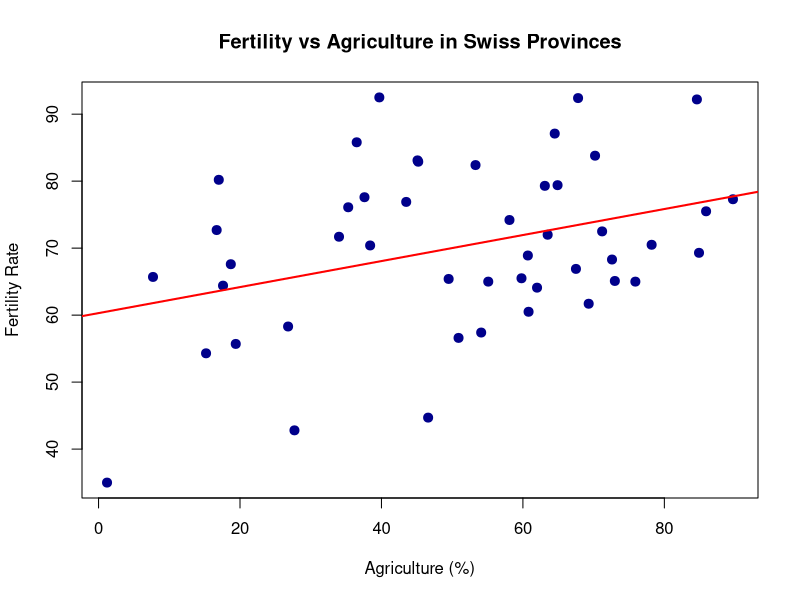
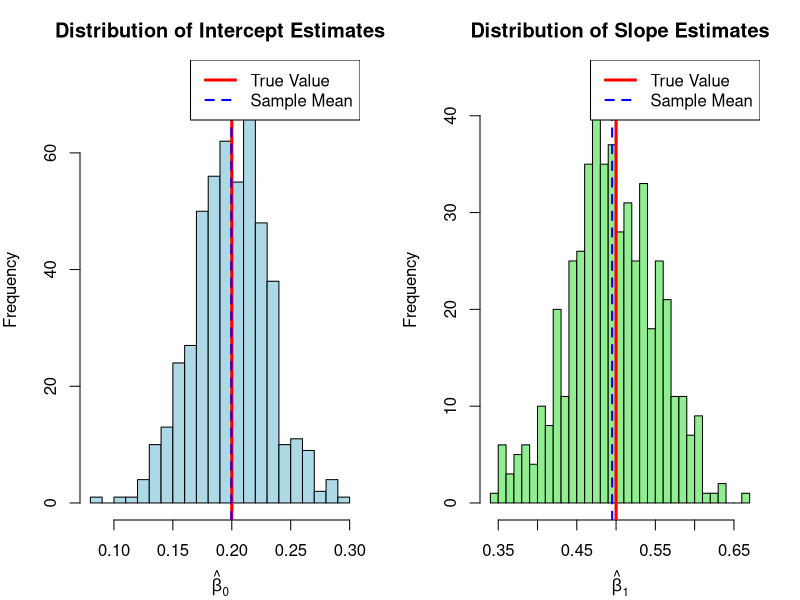
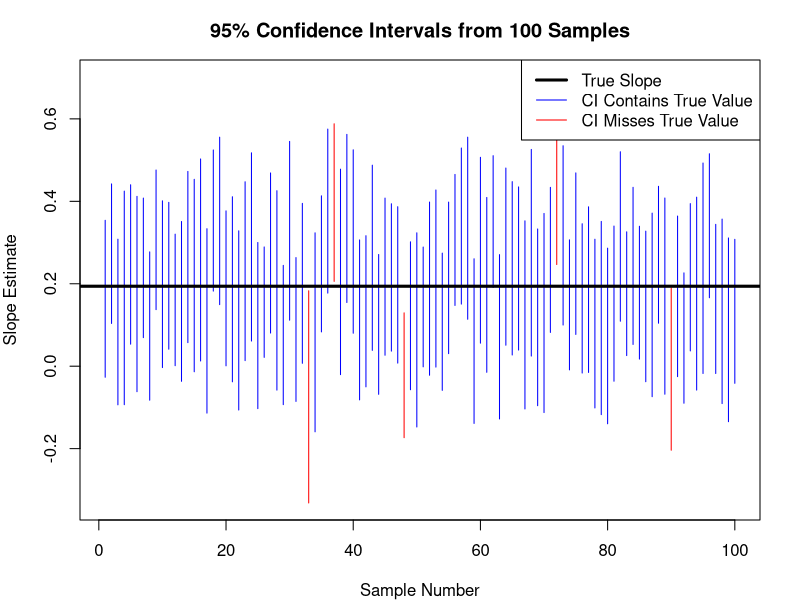
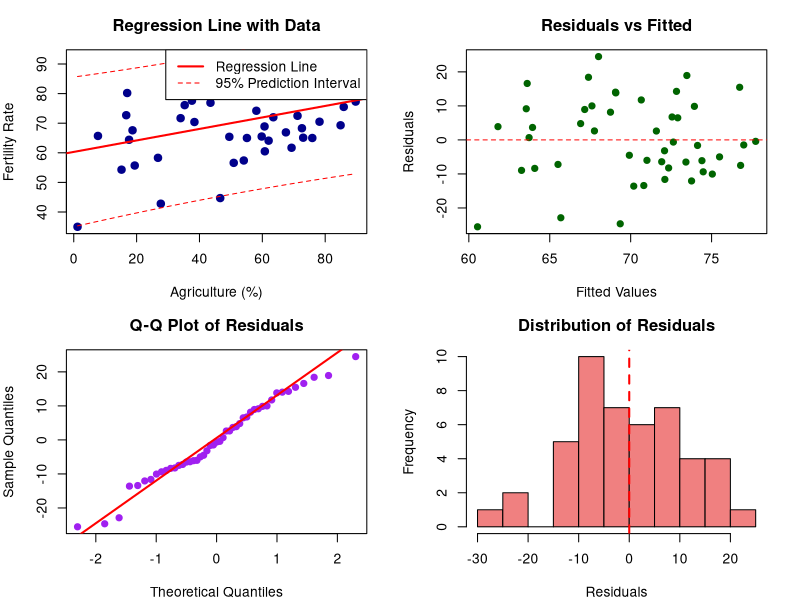

Source code (R) for these figures, in order:
## Set your working directory to the ICPSR_regression folder
## Change the path below to match your computer
# setwd("~/ICPSR_regression")
setwd("C:/Users/Patrick Shea/Dropbox/My Projects/Spring 2026/ICPSR/ICPSR_OLS26")

# =============================================================================
# Session 3: Using OLS - Interpretation, Hypothesis Testing & Confidence Intervals
#
# NOTE: Line ~370 (Part 6 residuals plot) references `fitted_vals` and `residuals`
# which are defined in Part 4 of the model summary but get cleared by rm(list=ls())
# on line 96. This will cause an error. To fix, recompute them from m1 before Part 6.
# =============================================================================

rm(list=ls()) # Clear workspace



# =============================================================================
# PART 1: WORKING WITH REAL DATA - THE SWISS DATASET
# =============================================================================

rm(list=ls())

require(datasets)
data(swiss)

# === Activity 2a: Explore the data ===
head(swiss)
dim(swiss)
names(swiss)
?swiss

summary(swiss[, c("Fertility", "Agriculture")])

# === Activity 2b: Visualize the relationship ===
plot(swiss$Agriculture, swiss$Fertility,
     xlab="Agriculture (%)",
     ylab="Fertility Rate",
     main="Fertility vs Agriculture in Swiss Provinces",
     pch=19, col="darkblue", cex=1.2)

abline(lm(Fertility ~ Agriculture, data=swiss), col="red", lwd=2)

# =============================================================================
# PART 2: REGRESSION ANALYSIS AND INTERPRETATION
# =============================================================================

# === Activity 3a: Fit a simple regression ===
m1 <- lm(Fertility ~ Agriculture, data=swiss)
summary(m1)

# === Activity 3b: Interpret the coefficients ===
coefs <- coef(m1)
intercept <- coefs[1]
slope <- coefs[2]

# The intercept is the predicted fertility when Agriculture = 0%
# But Agriculture ranges from the minimum to the maximum in the data,
# so Agriculture = 0 is outside our data range — interpret with caution
min(swiss$Agriculture)
max(swiss$Agriculture)

# The slope tells us: for each 1% increase in Agriculture,
# Fertility changes by this amount on average

# === Activity 3c: Make predictions ===

# Prediction at the mean of Agriculture
mean_ag <- mean(swiss$Agriculture)
pred_at_mean <- intercept + slope * mean_ag

# OLS property: the regression line passes through the point (mean X, mean Y)
mean(swiss$Fertility)

# Predictions for specific values
ag_values <- c(20, 40, 60, 80)
for(ag in ag_values) {
  pred <- intercept + slope * ag
  print(paste("Agriculture =", ag, "% -> Predicted Fertility =", round(pred, 2)))
}

# Alternative: using predict()
new_data <- data.frame(Agriculture = c(20, 40, 60, 80))
predictions <- predict(m1, newdata = new_data)
data.frame(Agriculture = new_data$Agriculture, Predicted_Fertility = round(predictions, 2))


# =============================================================================
# PART 3: REVIEW - Simulating OLS to Build Intuition
# =============================================================================

# Simulate data from a known DGP to see how well OLS recovers the true parameters

set.seed(123456)
reps <- 500
par.est <- matrix(NA, nrow = reps, ncol = 2)
b0 <- 0.2  # True intercept
b1 <- 0.5  # True slope
n <- 1000
X <- runif(n, -1, 1)

# === Activity 1a: Single replication — understanding the DGP ===
Y <- b0 + b1*X + rnorm(n, 0, 1)

# Run regression on simulated data
model1 <- lm(Y ~ X)
summary(model1)

# === Activity 1b: Compare estimates to the true values ===
coefs <- coef(model1)
coefs[1] - b0  # Intercept difference from truth
coefs[2] - b1  # Slope difference from truth

# === Activity 1c: Repeat 500 times to see sampling variability ===
for(i in 1:reps){
  Y <- b0 + b1*X + rnorm(n, 0, 1)
  model <- lm(Y ~ X)
  par.est[i, 1] <- model$coef[1]
  par.est[i, 2] <- model$coef[2]
}

# Summary of simulation results
mean(par.est[, 1])  # Mean of intercept estimates
mean(par.est[, 2])  # Mean of slope estimates
sd(par.est[, 1])    # SD of intercept estimates
sd(par.est[, 2])    # SD of slope estimates

# Visualize the sampling distributions
par(mfrow=c(1,2), mar=c(4,4,3,2))

# Intercept distribution
hist(par.est[, 1], breaks=25, col="lightblue",
     main="Distribution of Intercept Estimates",
     xlab=expression(hat(beta)[0]),
     ylab="Frequency")
abline(v=b0, col="red", lwd=3)
abline(v=mean(par.est[, 1]), col="blue", lwd=2, lty=2)
legend("topright", c("True Value", "Sample Mean"),
       col=c("red", "blue"), lwd=c(3,2), lty=c(1,2))

# Slope distribution
hist(par.est[, 2], breaks=25, col="lightgreen",
     main="Distribution of Slope Estimates",
     xlab=expression(hat(beta)[1]),
     ylab="Frequency")
abline(v=b1, col="red", lwd=3)
abline(v=mean(par.est[, 2]), col="blue", lwd=2, lty=2)
legend("topright", c("True Value", "Sample Mean"),
       col=c("red", "blue"), lwd=c(3,2), lty=c(1,2))

par(mfrow=c(1,1))



# =============================================================================
# PART 4: HYPOTHESIS TESTING DEEP DIVE
# =============================================================================

# === Activity 4a: Test whether Agriculture affects Fertility ===
# H0: beta_1 = 0 (no effect)
# Ha: beta_1 != 0 (there is an effect)

summary_m1 <- summary(m1)

slope_est <- coefs[2]
slope_se <- summary_m1$coefficients[2, "Std. Error"]
t_stat <- summary_m1$coefficients[2, "t value"]
p_value <- summary_m1$coefficients[2, "Pr(>|t|)"]
df <- summary_m1$df[2]

# === Activity 4b: Verify the t-statistic manually ===
# t = estimate / standard error
t_manual <- slope_est / slope_se
t_manual
t_stat

# Calculate p-value manually (two-sided test)
p_manual <- 2 * pt(-abs(t_stat), df=df)
p_manual

# === Activity 4c: Compare to critical value and make decision ===
alpha <- 0.05
critical_val <- qt(1 - alpha/2, df=df)

# If |t| > critical value, reject H0
abs(t_stat) > critical_val

# =============================================================================
# PART 5: CONFIDENCE INTERVALS
# =============================================================================

# === Activity 5a: 95% CI for the slope ===

# CI = estimate +/- (critical value * standard error)
margin_error <- critical_val * slope_se
ci_lower <- slope_est - margin_error
ci_upper <- slope_est + margin_error
c(ci_lower, ci_upper)

# Verify with built-in function
confint(m1, level=0.95)

# === Activity 5b: Understanding CI interpretation ===
# CORRECT: If we repeated sampling many times, ~95% of CIs would contain the true value
# INCORRECT: "95% probability the true value is in this specific interval"
# The true parameter is fixed — our interval either contains it or doesn't

# === Simulation to demonstrate what 95% coverage means ===
set.seed(123)
n_sims <- 100
sample_size <- 30
true_slope <- 0.194  # Use our estimated slope as "truth"

ci_results <- matrix(NA, nrow = n_sims, ncol = 3)
colnames(ci_results) <- c("lower", "upper", "contains_true")

for(i in 1:n_sims) {
  sample_indices <- sample(nrow(swiss), sample_size, replace = TRUE)
  sample_data <- swiss[sample_indices, ]
  sample_model <- lm(Fertility ~ Agriculture, data = sample_data)
  sample_ci <- confint(sample_model, "Agriculture", level = 0.95)
  ci_results[i, "lower"] <- sample_ci[1]
  ci_results[i, "upper"] <- sample_ci[2]
  ci_results[i, "contains_true"] <- (sample_ci[1] <= true_slope) & (true_slope <= sample_ci[2])
}

# How many CIs contain the true value?
coverage_rate <- mean(ci_results[, "contains_true"])
sum(ci_results[, "contains_true"])
coverage_rate

# Visualize the CIs (blue = contains true value, red = misses)
plot(1:n_sims, ci_results[, "lower"], type = "n",
     ylim = range(ci_results[, c("lower", "upper")]),
     xlab = "Sample Number", ylab = "Slope Estimate",
     main = paste("95% Confidence Intervals from", n_sims, "Samples"))

for(i in 1:n_sims) {
  color <- ifelse(ci_results[i, "contains_true"], "blue", "red")
  lines(c(i, i), c(ci_results[i, "lower"], ci_results[i, "upper"]),
        col = color, lwd = 1)
}

abline(h = true_slope, col = "black", lwd = 3, lty = 1)

legend("topright",
       c("True Slope", "CI Contains True Value", "CI Misses True Value"),
       col = c("black", "blue", "red"),
       lwd = c(3, 1, 1),
       lty = c(1, 1, 1))

# === Activity 5c: Compare CIs at different confidence levels ===
# Higher confidence = wider interval
confidence_levels <- c(0.90, 0.95, 0.99)

for(conf_level in confidence_levels) {
  alpha_level <- 1 - conf_level
  crit_val <- qt(1 - alpha_level/2, df=df)
  margin <- crit_val * slope_se
  lower <- slope_est - margin
  upper <- slope_est + margin
  width <- upper - lower

  print(sprintf("%g%% CI: [%.4f, %.4f], Width: %.4f",
              conf_level*100, lower, upper, width))
}

# =============================================================================
# PART 6: ENHANCED VISUALIZATION
# =============================================================================

# Recompute residuals and fitted values from m1 (needed after rm(list=ls()) earlier)
fitted_vals <- fitted(m1)
residuals <- residuals(m1)

par(mfrow=c(2,2), mar=c(4,4,3,2))

# Scatter plot with regression line and prediction intervals
plot(swiss$Agriculture, swiss$Fertility,
     xlab="Agriculture (%)", ylab="Fertility Rate",
     main="Regression Line with Data",
     pch=19, col="darkblue", cex=1.2)
abline(m1, col="red", lwd=2)

ag_seq <- seq(min(swiss$Agriculture), max(swiss$Agriculture), length.out=100)
pred_data <- data.frame(Agriculture = ag_seq)
pred_intervals <- predict(m1, pred_data, interval="prediction")
lines(ag_seq, pred_intervals[,"lwr"], col="red", lty=2)
lines(ag_seq, pred_intervals[,"upr"], col="red", lty=2)
legend("topright", c("Regression Line", "95% Prediction Interval"),
       col=c("red", "red"), lty=c(1,2), lwd=c(2,1))

# Residuals vs Fitted
plot(fitted_vals, residuals,
     xlab="Fitted Values", ylab="Residuals",
     main="Residuals vs Fitted",
     pch=19, col="darkgreen")
abline(h=0, col="red", lty=2)

# Q-Q plot for normality
qqnorm(residuals, main="Q-Q Plot of Residuals", pch=19, col="purple")
qqline(residuals, col="red", lwd=2)

# Histogram of residuals
hist(residuals, breaks=10, col="lightcoral",
     main="Distribution of Residuals",
     xlab="Residuals", ylab="Frequency")
abline(v=0, col="red", lwd=2, lty=2)

par(mfrow=c(1,1))

# =============================================================================
# PART 7: EXERCISES FOR STUDENTS
# =============================================================================

# Exercise 1: Test H0: beta_1 = 0.1 instead of beta_1 = 0
# Hint: t = (estimate - 0.1) / SE
h0_value <- 0.1
t_stat_new <- (slope_est - h0_value) / slope_se
p_value_new <- 2 * pt(-abs(t_stat_new), df=df)
t_stat_new
p_value_new

# Exercise 2: What is the 95% CI for the intercept? Is it significantly different from 0?

# Exercise 3: What fertility rate would you predict for 30% agriculture? 70%?

# Exercise 4: What's the predicted difference between 20% and 80% agriculture?

# === Session 3 Complete ===
